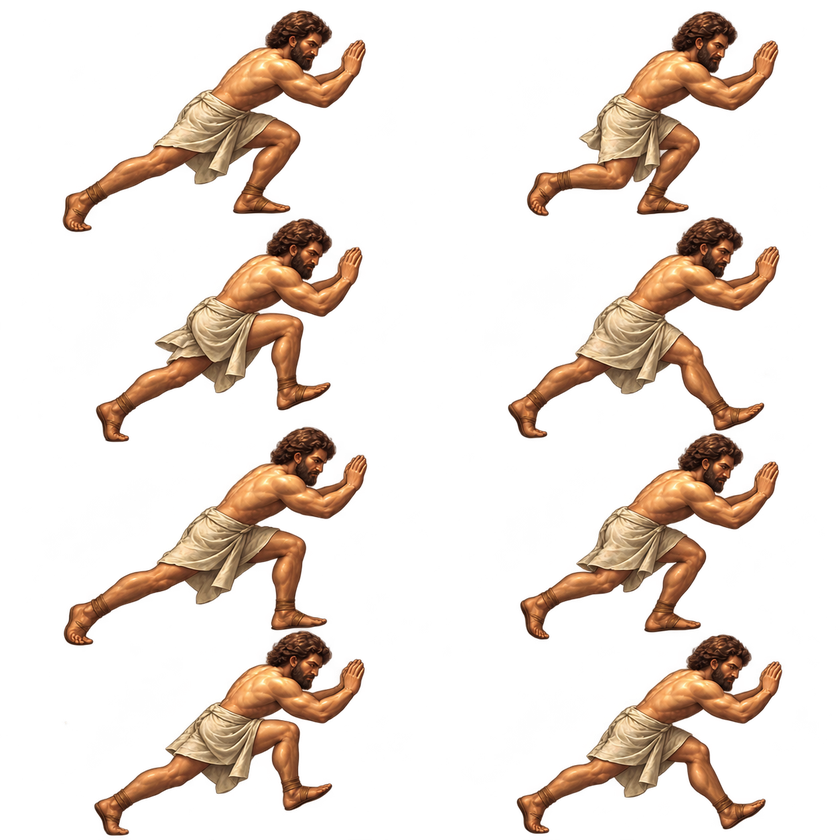
#> input picture waybar/.config/waybar/assets/sisyphus-studies/stride-v3/character-sheet.png, 840 x 840 px, shrunk from 1254 x 1254 before the run
$ python extract-sisyphus-stride.py
#> lines starting #> are read from the running program, lines starting #| are printed output that depends on the picture; after the words box and inside, x2 and y2 are one past the last pixel; in counts of white or black regions, pixels touching at a corner belong together
#!/usr/bin/env python3
"""Extract the eight generated sprites without clipping feet at grid boundaries."""
from pathlib import Path
from PIL import Image,ImageDraw,ImageFilter,ImageChops
BASE=Path(__file__).resolve().parent.parent/'assets/sisyphus-studies/stride-v3'
im=Image.open(BASE/'character-sheet.png').convert('RGBA');w,h=im.size
#> further down, im is the input picture: PIL image 840x840 RGBA; mean R, G, B, A 40.6, 26.3, 16.6, 53.8
#> after `w, h = im.size`: w = 840; h = 840
base=im.getchannel('A').point(lambda x:255 if x>150 else 0)
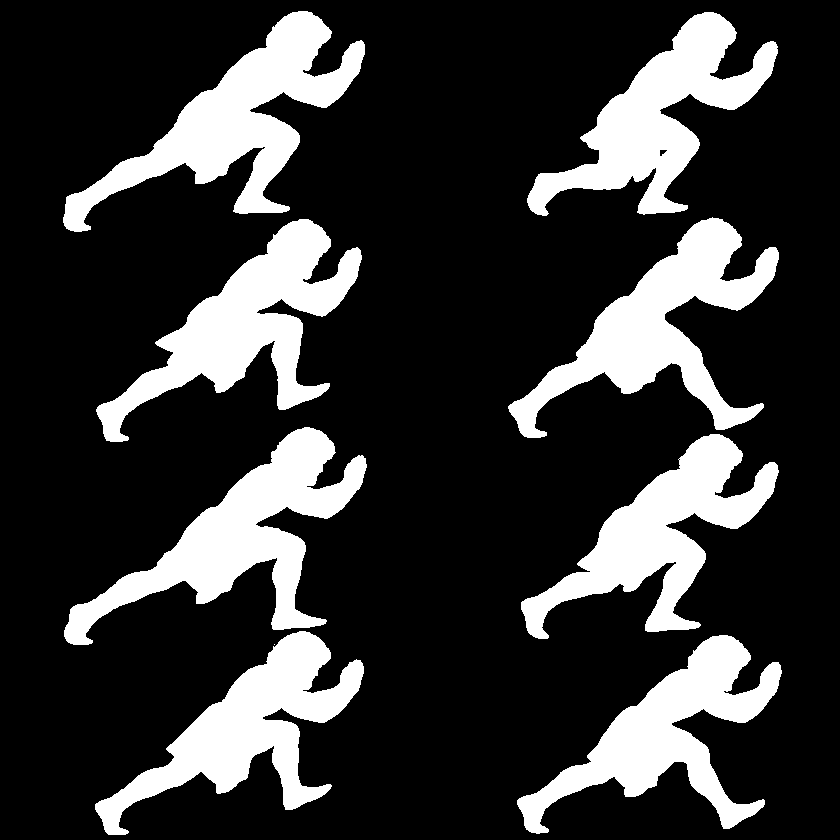
#> base: PIL image 840x840 L; 21.1% white; 9 white regions (1 under 20 px), largest, box (x1, y1, x2, y2) and area: (63, 11, 365, 232) 20090, (64, 427, 367, 645) 19895, (96, 219, 362, 442) 19514
for i in range(8):
    mask=base.copy();seed=(int(w*(.29+(i%2)*.5)),int(h*(.115+(i//2)*.25)))
    assert mask.getpixel(seed)==255,seed
    ImageDraw.floodfill(mask,seed,128)
    mask=mask.point(lambda x:255 if x==128 else 0).filter(ImageFilter.MaxFilter(5))
    frame=im.copy();frame.putalpha(ImageChops.multiply(im.getchannel('A'),mask))
    frame.save(BASE/f'person-{i}.png')
#> this loop made 8 passes
#> pass 1, `mask=mask.point(lambda x:255 if x==128 else 0).filter(ImageFilter.MaxF..`:
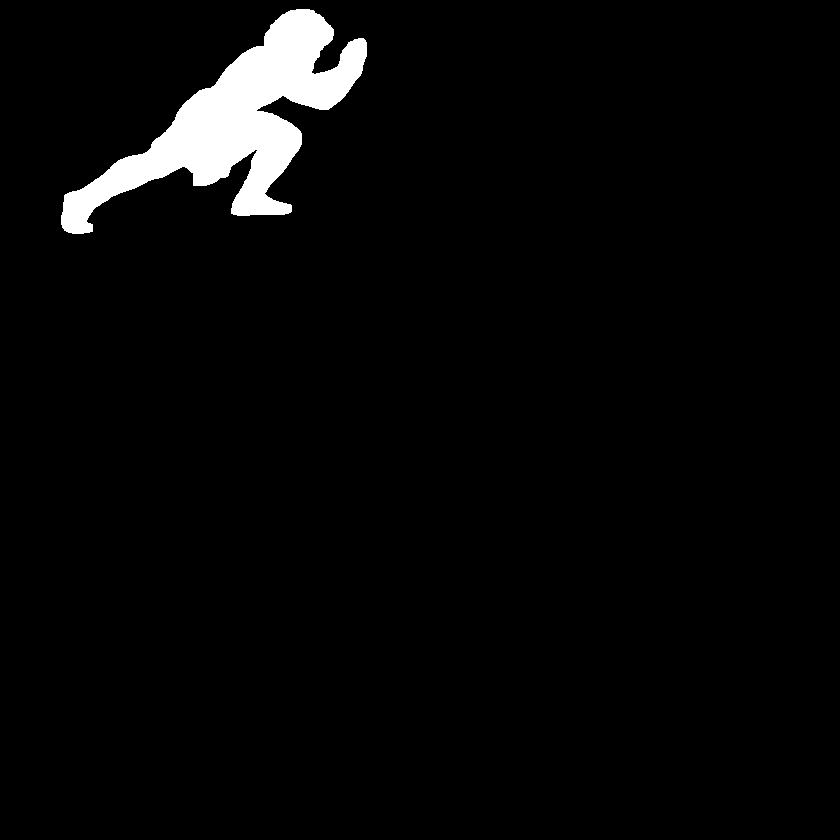
#> mask: PIL image 840x840 L; 3.3% white; 1 white region, box (x1, y1, x2, y2) and area: (61, 9, 367, 234) 23309
#> pass 1, `frame.save(BASE/f'person-{i}.png')`:
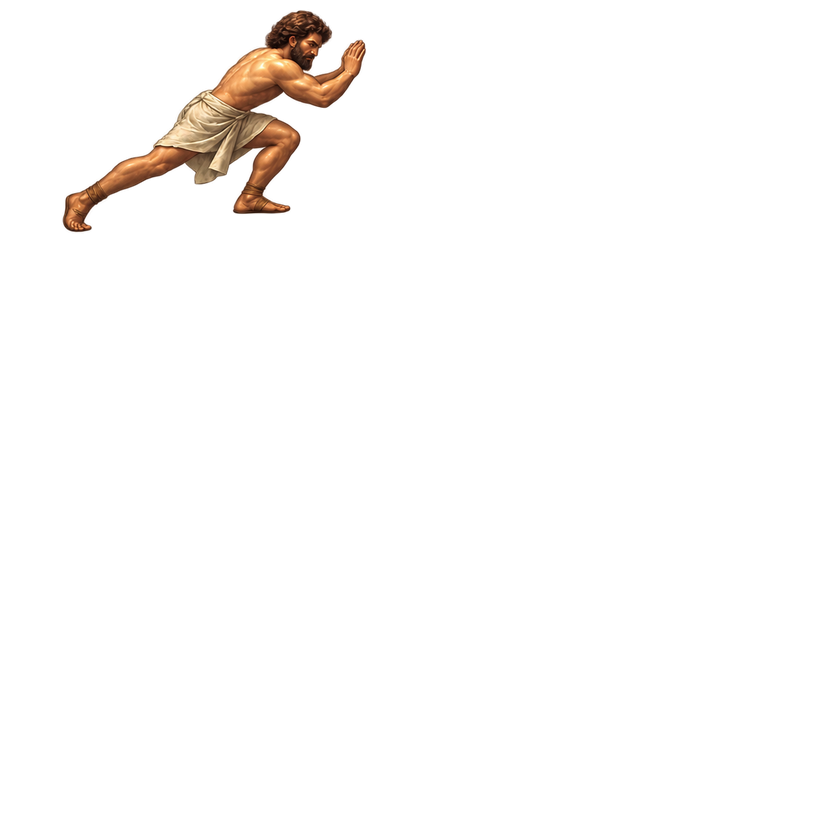
#> saved as person-0.png: PIL image 840x840 RGBA; mean R, G, B, A 40.6, 26.3, 16.6, 7.2; transparent parts drawn white
#> pass 2, `frame.save(BASE/f'person-{i}.png')`:
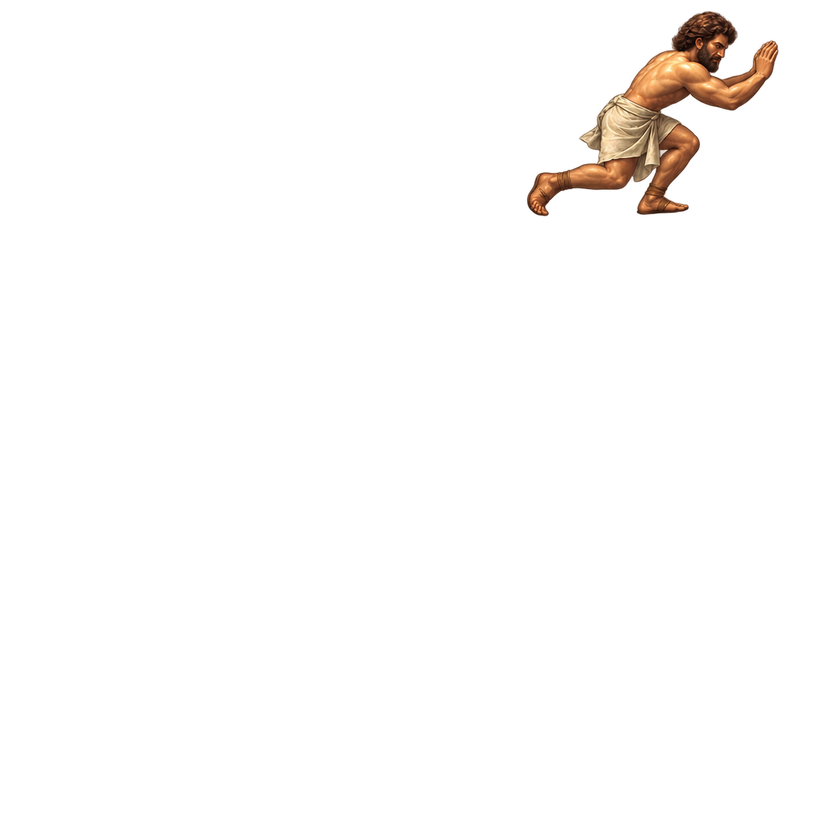
#> saved as person-1.png: PIL image 840x840 RGBA; mean R, G, B, A 40.6, 26.3, 16.6, 6.4; transparent parts drawn white
#> after the loop:
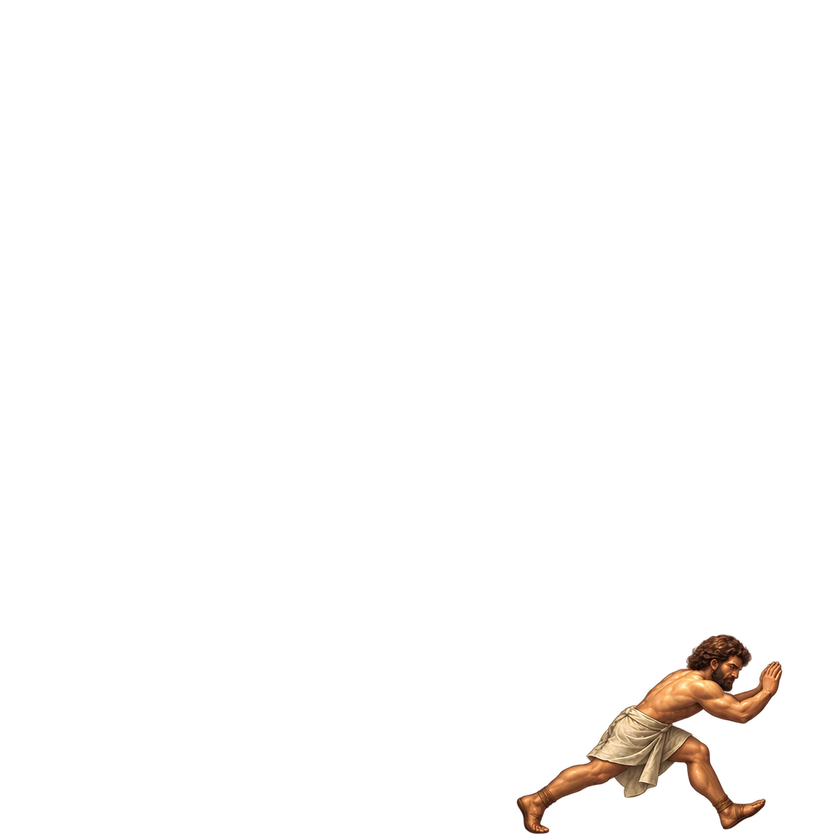
#> frame: PIL image 840x840 RGBA; mean R, G, B, A 40.6, 26.3, 16.6, 6.2; transparent parts drawn white
#> after the loop:
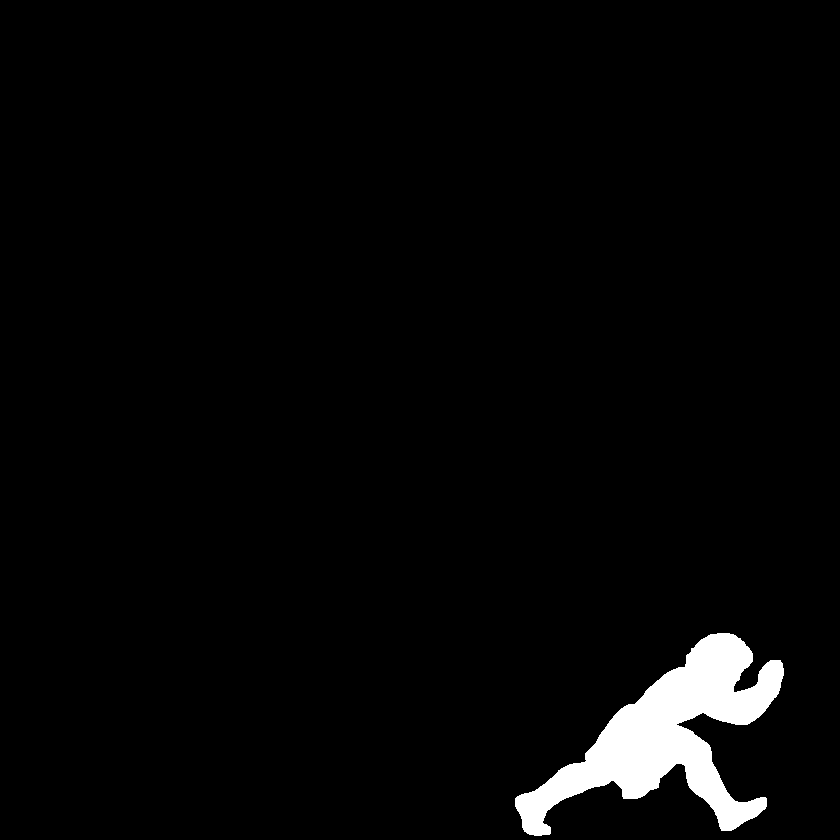
#> mask: PIL image 840x840 L; 2.9% white; 1 white region, box (x1, y1, x2, y2) and area: (515, 633, 784, 836) 20231
